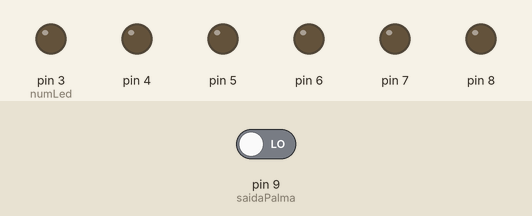
This sketch was run on a simulated Arduino Uno, built with avr-gcc and run on an emulated ATmega328P. Parts: output pins drawn as LEDs (lit = HIGH). Dashed ring = blinking. Inputs (shaded band) come from the test bench; at power-on: pin 9 (saidaPalma) LOW.

Above: at 1.2 s.
1.3 s: pin 9 (saidaPalma) driven HIGH
At 1.65 s:
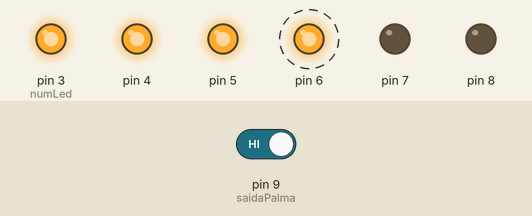
At 2.27 s:
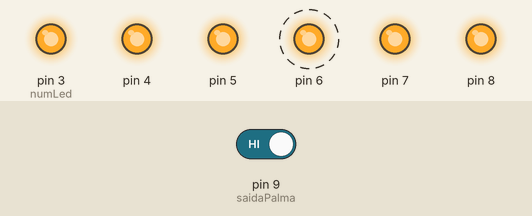
4.3 s: pin 9 (saidaPalma) driven LOW
At 5.7 s:
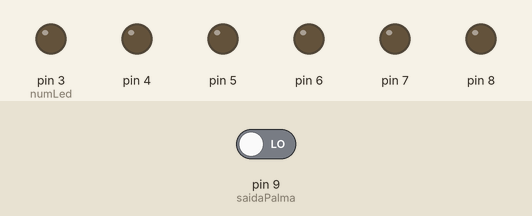
Timing chart, 0 to 7.3 s (numbered marks = the images above; inputs shaded):
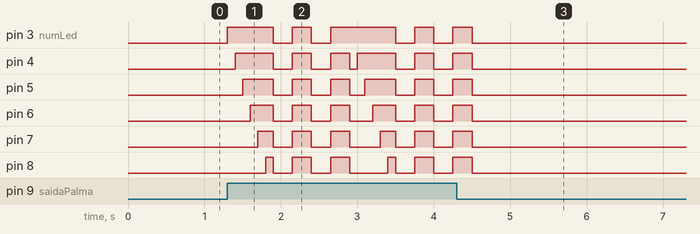

Measured:
- after the input at 1.3 s, pin 3 (numLed): LOW → HIGH at once, → LOW 0.60 s later, → HIGH 0.25 s later, → LOW 0.25 s later, … (9 changes in this stretch); pin 4: LOW → HIGH after 0.10 s, → LOW 0.50 s later, → HIGH 0.25 s later, → LOW 0.25 s later, … (11 changes in this stretch)
- after the input at 4.3 s, pin 4–8: goes on until 4.5 s, then stays LOW

The sketch:

ClapRecognizer.ino
```cpp
//#define led1 3
//#define led2 4
//#define led3 5
//#define led4 6
//#define led5 7
//#define led6 8

#define saidaPalma 9


void setup() {
  // put your setup code here, to run once:
  pinMode(3, OUTPUT);
  pinMode(4, OUTPUT);
  pinMode(5, OUTPUT);
  pinMode(6, OUTPUT);
  pinMode(7, OUTPUT);
  pinMode(8, OUTPUT);

  pinMode(saidaPalma, INPUT);
}
int numLed = 3;
void loop() {

  if (digitalRead(saidaPalma) == HIGH){
    digitalWrite(numLed,HIGH);
    delay(100);
    numLed += 1;
    }

    if (numLed == 9){
        digitalWrite(3,LOW);
        digitalWrite(4,LOW);
        digitalWrite(5,LOW);
        digitalWrite(6,LOW);
        digitalWrite(7,LOW);
        digitalWrite(8,LOW);

        delay(250);

        digitalWrite(3,HIGH);
        digitalWrite(4,HIGH);
        digitalWrite(5,HIGH);
        digitalWrite(6,HIGH);
        digitalWrite(7,HIGH);
        digitalWrite(8,HIGH);

        delay(250);

        digitalWrite(3,LOW);
        digitalWrite(4,LOW);
        digitalWrite(5,LOW);
        digitalWrite(6,LOW);
        digitalWrite(7,LOW);
        digitalWrite(8,LOW);

        delay(250);

        digitalWrite(3,HIGH);
        digitalWrite(4,HIGH);
        digitalWrite(5,HIGH);
        digitalWrite(6,HIGH);
        digitalWrite(7,HIGH);
        digitalWrite(8,HIGH);

        delay(250);

        digitalWrite(3,LOW);
        digitalWrite(4,LOW);
        digitalWrite(5,LOW);
        digitalWrite(6,LOW);
        digitalWrite(7,LOW);
        digitalWrite(8,LOW);

        numLed = 3;
      }


}
```
